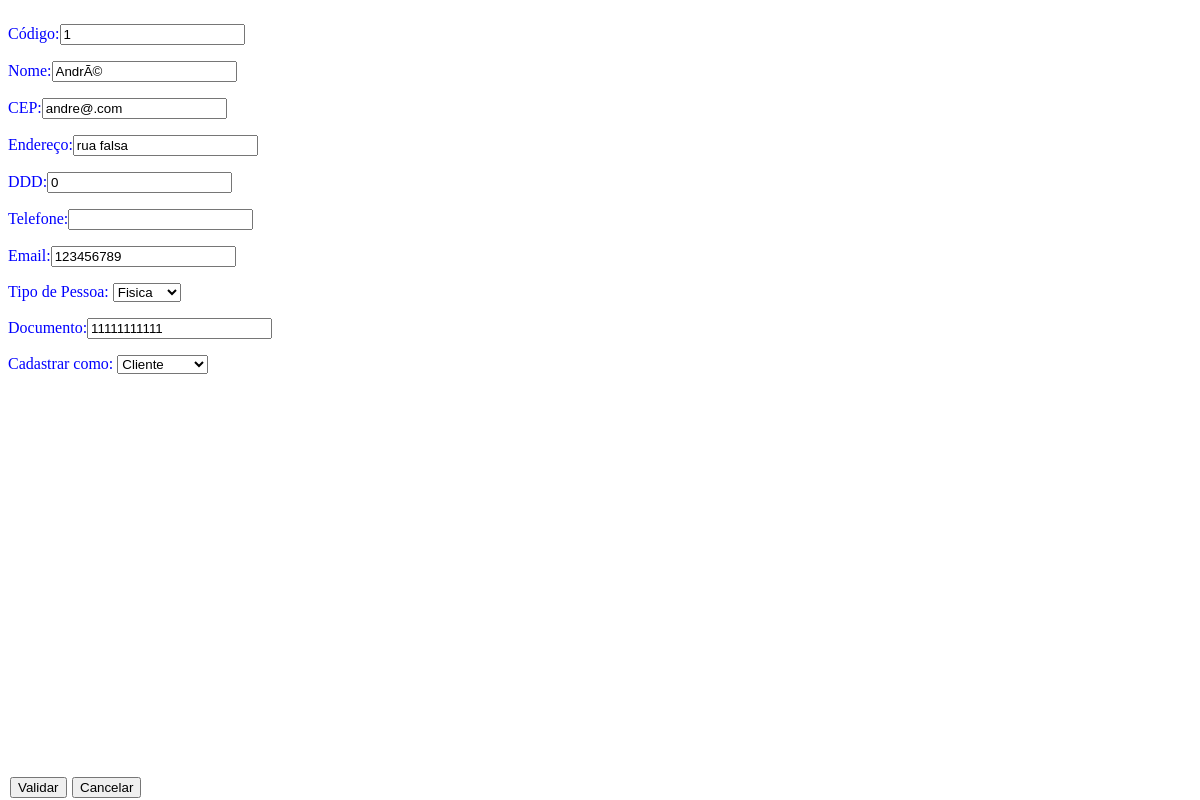
Screenshot of /salvarPessoaDiv.php?nCodigo=1 with the database file from the repository.
### tables this page shows
CREATE TABLE `pessoa` (
  `cd_pessoa` int(11) NOT NULL,
  `nm_pessoa` varchar(50) NOT NULL,
  `cd_documento_pessoa` varchar(45) NOT NULL,
  `nm_endereco_pessoa` varchar(40) NOT NULL,
  `cd_ddd_pessoa` int(11) NOT NULL,
  `cd_telefone_pessoa` varchar(50) NOT NULL,
  `nm_tipo_pessoa` varchar(50) NOT NULL,
  `cd_cep_pessoa` varchar(15) NOT NULL,
  `nm_email_pessoa` varchar(50) NOT NULL,
  `nm_status_pessoa` varchar(20) NOT NULL
);

### salvarPessoaDiv.php (the view, shortened to what this page needs)
<!DOCTYPE html>
<html>
<head>
</head>
<body>
<?php
		$codigo = isset($_GET["nCodigo"]) ? $_GET["nCodigo"] : '';
		$consulta = "SELECT * FROM pessoa WHERE cd_pessoa = '".$codigo."'";
		require_once('conexao.php');
		$busca = $conexao->query($consulta);
		if($codigo != ""){
			while($info = $busca->fetch_assoc()){
				$codigo = $info["cd_pessoa"];
				$nome = $info['nm_pessoa'];
				$endereco = $info['nm_endereco_pessoa'];
				$cep = $info['cd_cep_pessoa'];
				$ddd = $info['cd_ddd_pessoa'];
				$telefone = $info['cd_telefone_pessoa'];
				$email = $info['nm_email_pessoa'];
				$tipo = $info['nm_tipo_pessoa'];
				$documento = $info['cd_documento_pessoa'];
				$status = $info['nm_status_pessoa'];
			}
		}
?>
		<form method="GET" name="cadastroPessoa" action="validarSalvarPessoa.php" id="formCadastro">
			<p>Código:<input type="number" name="nCodigoPessoa" id="iCodigo" readonly="readonly" value="<?php echo $codigo?>"/></p>
			<p>Nome:<input type="text" name="nNome" id="iNome" required value="<?php echo $nome?>"/></p>
			<p>CEP:<input type="text" name="nCep" id="iCep" required value="<?php echo $cep?>"/></p>
			<p>Endereço:<input type="text" name="nEndereco" id="iEndereco" required value="<?php echo $endereco?>"/></p>
			<p>DDD:<input type="number" name="nDDD" id="iDDD" required value="<?php echo $ddd?>"/></p>
			<p for="iTelefone">Telefone:<input type="number" name="nTelefone" id="iTelefone" required value="<?php echo $telefone?>"/></p>
			<p>Email:<input type="mail" name="nEmail" id="iEmail" required value="<?php echo $email?>"/></p>
			<p>Tipo de Pessoa:
				<select name="nTipoPessoa" id="iTipoPessoa">
					<option value="Fisica" <?php if($tipo=='Fisica') echo 'selected';?>>Fisica</option>
				</select>
			</p>
			<p>Documento:<input type="text" name="nDocumento" id="iDocumento" required value="<?php echo $documento?>"/></p>
			<p>Cadastrar como:
				<select name="nStatus" id="iStatus">
					<option value="Cliente" <?php if($status=='Cliente') echo 'selected';?>>Cliente</option>
				</select>
			</p>
		</form>
		<a id="btn" onclick="window.history.back();"><button>Cancelar</button></a>
</body>
</html>

### salvarPessoaDiv.php (style rules this page uses)
#btn { position: absolute; margin: 2px; float: left; display: inline-block; bottom: 0px; }
a#btn { left: 70px; }
a { position: relative; margin: 2px; float: right; display: inline-block; }
#formCadastro { margin: 0px; color: blue; display: block; float: none; overflow: hidden; width: auto; height: auto; }

### rows the page displays
pessoa: nCodigoPessoa "1", nNome "AndrÃ©", nCep "andre@.com", nEndereco "rua falsa", nDDD "0", nEmail "123456789", nTipoPessoa "Fisica", nDocumento "11111111111", nStatus "Cliente"
